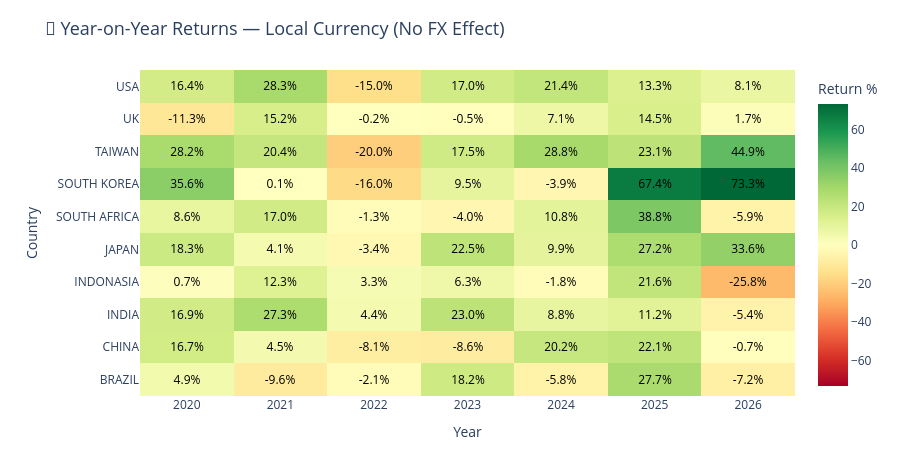

Notebook cell for this chart:
### Code cell
# ---- Heatmap: Year-on-Year Returns (Local Currency Only) ----
fig = go.Figure(data=go.Heatmap(
    z=yearly_pivot.values,
    x=[str(c) for c in yearly_pivot.columns],
    y=yearly_pivot.index.tolist(),
    colorscale='RdYlGn',
    zmid=0,
    text=[[f'{v:.1f}%' for v in row] for row in yearly_pivot.values],
    texttemplate='%{text}',
    textfont={'size': 12, 'color': 'black'},
    showscale=True,
    colorbar=dict(title='Return %')
))
fig.update_layout(
    # Updated title text below
    title=dict(text='📅 Year-on-Year Returns — Local Currency (No FX Effect)', font=dict(size=18)),
    xaxis_title='Year',
    yaxis_title='Country',
    height=450,
    margin=dict(l=140, r=40, t=70, b=50)
)
fig.show()

### Figure 1 — Plotly figure (JSON) as saved in the notebook; plotly's stock layout.template omitted (floating-point values rounded to 4 significant figures)
{"data": [{"colorbar": {"title": {"text": "Return %"}}, "colorscale": [[0, "rgb(165,0,38)"], [0.1, "rgb(215,48,39)"], [0.2, "rgb(244,109,67)"], [0.3, "rgb(253,174,97)"], [0.4, "rgb(254,224,139)"], [0.5, "rgb(255,255,191)"], [0.6, "rgb(217,239,139)"], [0.7, "rgb(166,217,106)"], [0.8, "rgb(102,189,99)"], [0.9, "rgb(26,152,80)"], [1, "rgb(0,104,55)"]], "showscale": true, "text": [["4.9%", "-9.6%", "-2.1%", "18.2%", "-5.8%", "27.7%", "-7.2%"], ["16.7%", "4.5%", "-8.1%", "-8.6%", "20.2%", "22.1%", "-0.7%"], ["16.9%", "27.3%", "4.4%", "23.0%", "8.8%", "11.2%", "-5.4%"], ["0.7%", "12.3%", "3.3%", "6.3%", "-1.8%", "21.6%", "-25.8%"], ["18.3%", "4.1%", "-3.4%", "22.5%", "9.9%", "27.2%", "33.6%"], ["8.6%", "17.0%", "-1.3%", "-4.0%", "10.8%", "38.8%", "-5.9%"], ["35.6%", "0.1%", "-16.0%", "9.5%", "-3.9%", "67.4%", "73.3%"], ["28.2%", "20.4%", "-20.0%", "17.5%", "28.8%", "23.1%", "44.9%"], ["-11.3%", "15.2%", "-0.2%", "-0.5%", "7.1%", "14.5%", "1.7%"], ["16.4%", "28.3%", "-15.0%", "17.0%", "21.4%", "13.3%", "8.1%"]], "textfont": {"color": "black", "size": 12}, "texttemplate": "%{text}", "type": "heatmap", "x": ["2020", "2021", "2022", "2023", "2024", "2025", "2026"], "y": ["BRAZIL", "CHINA", "INDIA", "INDONASIA", "JAPAN", "SOUTH AFRICA", "SOUTH KOREA", "TAIWAN", "UK", "USA"], "z": [[4.87, -9.64, -2.1, 18.19, -5.85, 27.74, -7.22], [16.68, 4.5, -8.1, -8.62, 20.2, 22.1, -0.67], [16.88, 27.28, 4.41, 23.04, 8.83, 11.15, -5.44], [0.66, 12.27, 3.31, 6.34, -1.78, 21.63, -25.84], [18.27, 4.08, -3.36, 22.46, 9.94, 27.21, 33.62], [8.6, 16.99, -1.28, -4.0, 10.8, 38.79, -5.88], [35.6, 0.05, -16.03, 9.49, -3.91, 67.4, 73.27], [28.16, 20.35, -20.01, 17.46, 28.76, 23.12, 44.92], [-11.33, 15.25, -0.17, -0.5, 7.11, 14.5, 1.7], [16.45, 28.32, -14.97, 17.01, 21.38, 13.33, 8.09]], "zmid": 0}], "layout": {"height": 450, "margin": {"b": 50, "l": 140, "r": 40, "t": 70}, "title": {"font": {"size": 18}, "text": "📅 Year-on-Year Returns — Local Currency (No FX Effect)"}, "xaxis": {"title": {"text": "Year"}}, "yaxis": {"title": {"text": "Country"}}}}
